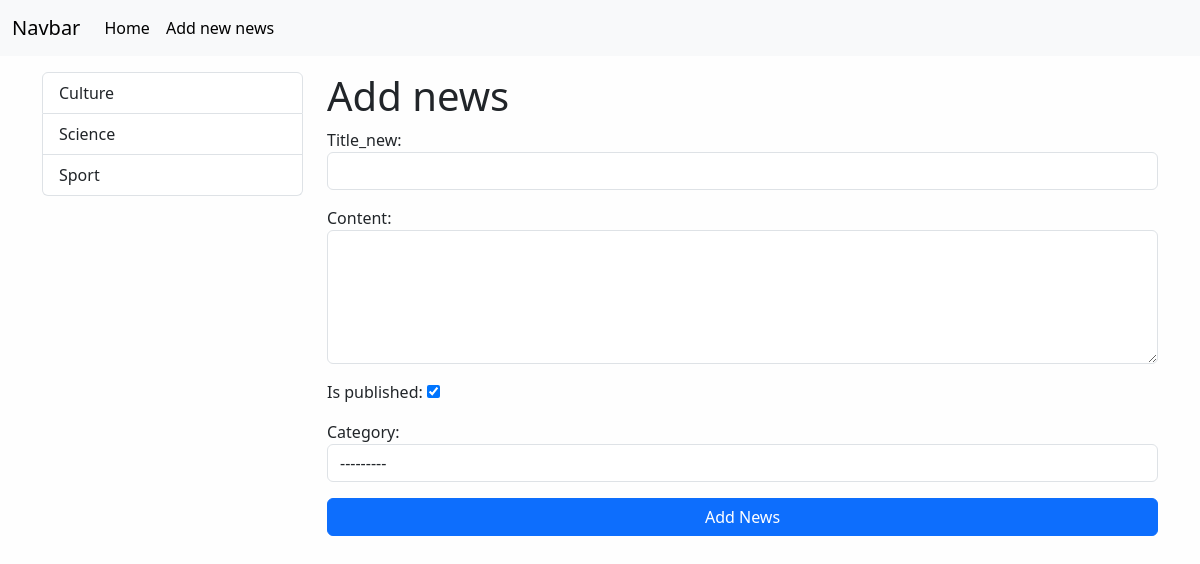
Page /news/add_news on the committed database.
### news/models.py (models this page shows)
class Category(models.Model):
    title = models.CharField(max_length=150, db_index=True, verbose_name="Title_category")
    def get_absolute_url(self):
        return reverse("category", kwargs={"category_id": self.pk})
    def __str__(self):
        return self.title
    class Meta:
        verbose_name = "Category"
        verbose_name_plural = "Categories"
        ordering = ["title"]

### news/views.py (the view)
# urls.py: path("news/add_news", add_news, name="add_news")
def add_news(request):
    if request.method == "POST":
        form = NewsForm(request.POST)
        if form.is_valid():
            news = form.save()
            print(">>> save news", news)
            return redirect(news)
    else:
        form = NewsForm()
    return render(
        request,
        "news/add_news.html",
        {"form": form}
    )

### news/forms.py
class NewsForm(forms.ModelForm):
    class Meta:
        model = News
        fields = ["title", "content", "is_published", "category"]
        widgets = {
            "title": forms.TextInput(attrs={"class": "form-control"}),
            "content": forms.Textarea(attrs={"class": "form-control", "rows": 5}),
            "category": forms.Select(attrs={"class": "form-control"}),
        }

### news/templatetags/news_tags.py (called while the page is built)
@register.inclusion_tag("news/list_categories.html")
def show_categories():
    categories = Category.objects.all()
    return {"categories": categories}

### news/templates/news/add_news.html (shortened to what this page needs)
{% extends 'base.html' %}
{% block sidebar %}
{% include 'inc/_sidebar.html'%}
{% endblock %}
{% block content %}
<h1>Add news</h1>
<form action="{% url 'add_news' %}" method="POST">
    {{ form.as_p }}
    <div class="d-grid gap-2">
        <button type="submit" class="btn btn-primary">
            Add News
        </button>
    </div>
</form>
{% endblock %}

### news/tags/news/list_categories.html
<div class="list-group">
    {% for category in categories %}
    <a href="{{ category.get_absolute_url }}" class="list-group-item list-group-item-action" aria-current="true">
        {{ category.title }}
    </a>
    {% endfor %}
</div>

### mysite/static/css/style.css (style rules this page uses)
body { background-color: #fefefe; }

### rows in the picture
Category: title "Culture"
Category: title "Science"
Category: title "Sport"
